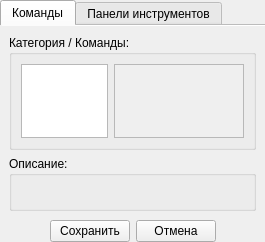
<?xml version="1.0" encoding="UTF-8"?>
<ui version="4.0">
 <class>MainWindowOptions</class>
 <widget class="QDialog" name="MainWindowOptions">
  <property name="geometry">
   <rect>
    <x>0</x>
    <y>0</y>
    <width>265</width>
    <height>229</height>
   </rect>
  </property>
  <property name="windowTitle">
   <string>Оформление</string>
  </property>
  <layout class="QVBoxLayout" name="verticalLayout">
   <property name="spacing">
    <number>0</number>
   </property>
   <property name="margin">
    <number>0</number>
   </property>
   <item>
    <widget class="QTabWidget" name="tabWidget">
     <property name="currentIndex">
      <number>0</number>
     </property>
     <property name="documentMode">
      <bool>true</bool>
     </property>
     <widget class="QWidget" name="tabCommands">
      <attribute name="title">
       <string>Команды</string>
      </attribute>
      <layout class="QVBoxLayout" name="verticalLayout_4" stretch="3,1">
       <item>
        <widget class="QGroupBox" name="groupBoxCommands">
         <property name="title">
          <string>Категория / Команды:</string>
         </property>
         <layout class="QHBoxLayout" name="layoutCommands" stretch="2,3">
          <item>
           <widget class="QListView" name="listCategory">
            <property name="editTriggers">
             <set>QAbstractItemView::NoEditTriggers</set>
            </property>
            <property name="selectionMode">
             <enum>QAbstractItemView::SingleSelection</enum>
            </property>
            <property name="selectionBehavior">
             <enum>QAbstractItemView::SelectRows</enum>
            </property>
           </widget>
          </item>
          <item>
           <widget class="ListView" name="listCommands">
            <property name="styleSheet">
             <string notr="true">background: palette(Window);</string>
            </property>
            <property name="editTriggers">
             <set>QAbstractItemView::NoEditTriggers</set>
            </property>
            <property name="showDropIndicator" stdset="0">
             <bool>false</bool>
            </property>
            <property name="dragEnabled">
             <bool>true</bool>
            </property>
            <property name="dragDropOverwriteMode">
             <bool>true</bool>
            </property>
            <property name="dragDropMode">
             <enum>QAbstractItemView::DragDrop</enum>
            </property>
            <property name="iconSize">
             <size>
              <width>20</width>
              <height>20</height>
             </size>
            </property>
           </widget>
          </item>
         </layout>
        </widget>
       </item>
       <item>
        <widget class="QGroupBox" name="groupBoxDescription">
         <property name="title">
          <string>Описание: </string>
         </property>
         <layout class="QVBoxLayout" name="layoutDescription">
          <item>
           <widget class="QLabel" name="labelDescription">
            <property name="text">
             <string/>
            </property>
           </widget>
          </item>
         </layout>
        </widget>
       </item>
      </layout>
     </widget>
     <widget class="QWidget" name="tabToolBars">
      <attribute name="title">
       <string>Панели инструментов</string>
      </attribute>
      <layout class="QGridLayout" name="gridLayout_2">
       <item row="5" column="1">
        <spacer name="verticalSpacer">
         <property name="orientation">
          <enum>Qt::Vertical</enum>
         </property>
         <property name="sizeHint" stdset="0">
          <size>
           <width>20</width>
           <height>40</height>
          </size>
         </property>
        </spacer>
       </item>
       <item row="1" column="0" rowspan="5">
        <widget class="QListWidget" name="listToolBars"/>
       </item>
       <item row="0" column="0">
        <widget class="QLabel" name="labelToolBars">
         <property name="text">
          <string>Панели инструментов:</string>
         </property>
        </widget>
       </item>
       <item row="1" column="1">
        <widget class="QPushButton" name="pushButtonNew">
         <property name="text">
          <string>Новая...</string>
         </property>
        </widget>
       </item>
       <item row="2" column="1">
        <widget class="QPushButton" name="pushButtonRename">
         <property name="text">
          <string>Переименовать...</string>
         </property>
        </widget>
       </item>
       <item row="3" column="1">
        <widget class="QPushButton" name="pushButtonDelete">
         <property name="text">
          <string>Удалить</string>
         </property>
        </widget>
       </item>
      </layout>
     </widget>
    </widget>
   </item>
   <item>
    <layout class="QHBoxLayout" name="layoutPushButton">
     <property name="spacing">
      <number>6</number>
     </property>
     <item>
      <spacer name="horizontalSpacerLeft">
       <property name="orientation">
        <enum>Qt::Horizontal</enum>
       </property>
       <property name="sizeHint" stdset="0">
        <size>
         <width>40</width>
         <height>20</height>
        </size>
       </property>
      </spacer>
     </item>
     <item>
      <widget class="QPushButton" name="pushButtonSave">
       <property name="text">
        <string>Сохранить</string>
       </property>
      </widget>
     </item>
     <item>
      <widget class="QPushButton" name="pushButtonCancel">
       <property name="text">
        <string>Отмена</string>
       </property>
      </widget>
     </item>
     <item>
      <spacer name="horizontalSpacerRight">
       <property name="orientation">
        <enum>Qt::Horizontal</enum>
       </property>
       <property name="sizeHint" stdset="0">
        <size>
         <width>40</width>
         <height>20</height>
        </size>
       </property>
      </spacer>
     </item>
    </layout>
   </item>
  </layout>
 </widget>
 <customwidgets>
  <customwidget>
   <class>ListView</class>
   <extends>QListView</extends>
   <header>listview.h</header>
  </customwidget>
 </customwidgets>
 <resources/>
 <connections>
  <connection>
   <sender>pushButtonSave</sender>
   <signal>clicked()</signal>
   <receiver>MainWindowOptions</receiver>
   <slot>accept()</slot>
   <hints>
    <hint type="sourcelabel">
     <x>91</x>
     <y>215</y>
    </hint>
    <hint type="destinationlabel">
     <x>132</x>
     <y>114</y>
    </hint>
   </hints>
  </connection>
  <connection>
   <sender>pushButtonCancel</sender>
   <signal>clicked()</signal>
   <receiver>MainWindowOptions</receiver>
   <slot>reject()</slot>
   <hints>
    <hint type="sourcelabel">
     <x>174</x>
     <y>215</y>
    </hint>
    <hint type="destinationlabel">
     <x>132</x>
     <y>114</y>
    </hint>
   </hints>
  </connection>
 </connections>
</ui>
